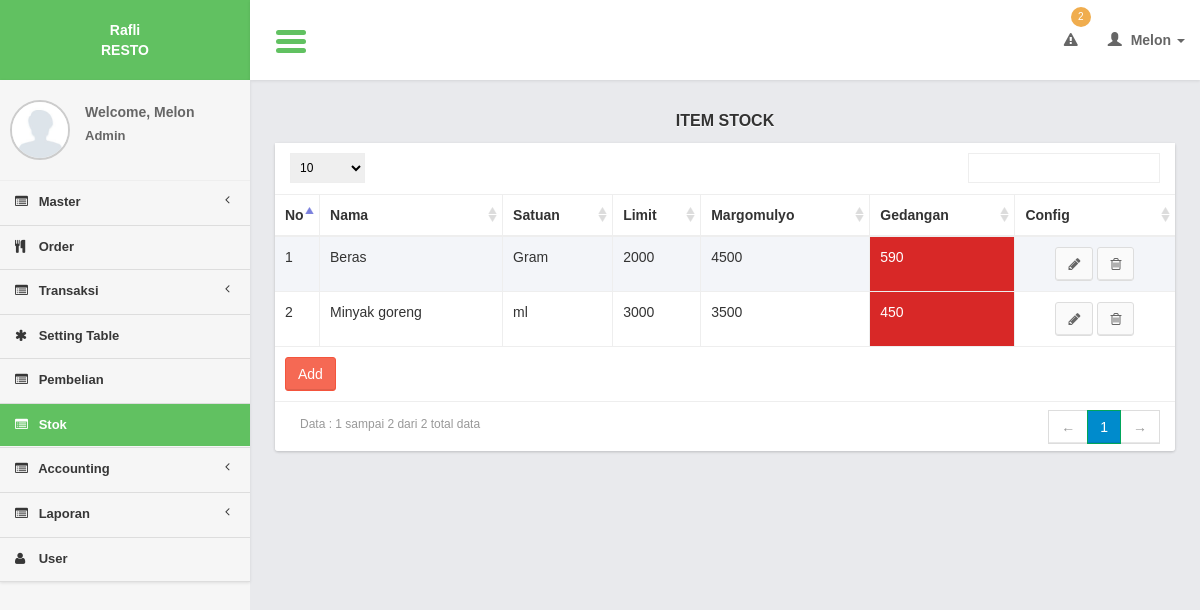
Page /controllers/stock.php (signed in) on the committed database.
### tables this page shows
CREATE TABLE `branches` (
  `branch_id` int(11) NOT NULL,
  `branch_name` varchar(200) NOT NULL,
  `branch_img` text NOT NULL,
  `branch_desc` text NOT NULL,
  `branch_address` text NOT NULL,
  `branch_phone` varchar(100) NOT NULL,
  `branch_city` varchar(100) NOT NULL,
  `branch_type_id` int(11) NOT NULL
);

CREATE TABLE `items` (
  `item_id` int(11) NOT NULL,
  `item_name` varchar(100) NOT NULL,
  `unit_id` int(11) NOT NULL,
  `item_limit` int(11) NOT NULL
);

CREATE TABLE `units` (
  `unit_id` int(11) NOT NULL,
  `unit_name` varchar(20) NOT NULL
);

CREATE TABLE `item_stocks` (
  `item_stock_id` int(11) NOT NULL,
  `item_id` int(11) NOT NULL,
  `item_stock_qty` int(11) NOT NULL,
  `branch_id` int(11) NOT NULL
);

### lib/function.php (called while the page is built, shortened)
<?php
function get_header($title = ""){
	include '../views/layout/header.php';
}
function get_footer($query_find = 0){
	include '../views/layout/footer.php';
}
function get_user_data(){
	$query_user = mysql_query("select * from users where user_id = '".$_SESSION['user_id']."'");
	$row_user = mysql_fetch_object($query_user);
	$name = ucfirst($row_user->user_name);
	switch($row_user->user_type_id){
		case 1: $type = "Admin"; break;
	}
	$user_img = $row_user->user_img;
	return array($name, $type, $user_img);
}
	?>

### models/stock_model.php (called while the page is built, shortened)
<?php
function select(){
	$query = mysql_query("select a.*,  c.unit_name
							from items a
							join units c on c.unit_id = a.unit_id
							order by item_id");
	return $query;
}
function select_branch($where){
	$query = mysql_query("select * from branches $where order by branch_id");
	return $query;
}
function get_stock($item_id, $branch_id){
	$query = mysql_query("select item_stock_qty as result from item_stocks where item_id = '$item_id' and branch_id = '$branch_id'");
	$row = mysql_fetch_array($query);
	$result = ($row['result']) ? $row['result'] : "0";
	return $result;
}
?>

### views/stock/list.php (the view, shortened to what this page needs)
     <section class="content">
         <div class="row">
             <div class="col-xs-12">
                  <div class="title_page"> <?= $title ?></div>
                 <div class="box">
                     <div class="box-body2 table-responsive">
                         <table id="example1" class="table table-bordered table-striped">
                             <thead>
                                 <tr>
                                 	<th width="5%">No</th>
                                     <th>Nama</th>
                                     <th>Satuan</th>
                                     <th>Limit</th>
                                     <?php
                                    	while($r_branch = mysql_fetch_array($q_branch)){
	?>
                                     <th><?= $r_branch['branch_name']?></th>
                                   	<?php
	}
	?>
                                     <th>Config</th>
                                 </tr>
                             </thead>
                             <tbody>
                                 <?php
                                $no = 1;
  while($row = mysql_fetch_array($query)){
                                 ?>
                                 <tr>
                                 <td><?= $no?></td>
                                     <td><?= $row['item_name']?></td>
                                     <td><?= $row['unit_name']?></td>
                                    <td><?= $row['item_limit']?></td>
                                     <?php
	$count_branch = 0;
	$q_branch2 = mysql_query("select * from branches $where_branch order by branch_id");
                                    	while($r_branch2 = mysql_fetch_array($q_branch2)){
	?>
                                     <td  <?php if(get_stock($row['item_id'], $r_branch2['branch_id']) <= $row['item_limit']){ ?> bgcolor="#D82827" style="color:#fff;"<?php  } ?>><?= get_stock($row['item_id'], $r_branch2['branch_id'])?></td>
                                   	<?php
	$count_branch++;
	}
	?>
                                   <td style="text-align:center;">
                                         <a href="stock.php?page=form&id=<?= $row['item_id']?>" class="btn btn-default" ><i class="fa fa-pencil"></i></a>
                                         <a href="javascript:void(0)" onclick="confirm_delete(<?= $row['item_id']; ?>,'stock.php?page=delete&id=')" class="btn btn-default" ><i class="fa fa-trash-o"></i></a>
                                     </td>
                                 </tr>
                                 <?php
$no++;
                                 }
                                 ?>
                             </tbody>
                               <tfoot>
                                 <tr>
                                     <td colspan="<?php $col = $count_branch + 5; echo $col; ?>"><a href="<?= $add_button ?>" class="btn btn-danger " >Add</a></td>
                                 </tr>
                             </tfoot>
                         </table>
                     </div>
                 </div>
             </div>
         </div>
     </section>

### css/AdminLTE.css (style rules this page uses)
html { font-family: 'Source Sans Pro', sans-serif; -webkit-font-smoothing: antialiased; min-height: 100%; background: #E9EAED; }
body { font-family: 'Source Sans Pro', sans-serif; -webkit-font-smoothing: antialiased; min-height: 100%; }
a { color: #3c8dbc; }
.content { padding: 30px 10px; }
.table-striped > tbody > tr:nth-child(odd), .table-striped > tbody > tr:nth-child(odd) { background:#F3F5F9; }
.box { position: relative; margin-bottom: 20px; -webkit-border-radius: 3px; -moz-border-radius: 3px; border-radius: 3px !important; width: 100%; background:#fff; box-shadow: 0 1px 3px rgba(0, 0, 0, 0.1); }
.box .box-body2 { background:#fff; -webkit-border-top-left-radius: 0; -webkit-border-top-right-radius: 0; -webkit-border-bottom-right-radius: 3px; -webkit-border-bottom-left-radius: 3px; -moz-border-radius-topleft: 0; -moz-border-radius-topright: 0; -moz-border-radius-bottomright: 3px; -moz-border-radius-bottomleft: 3px; border-top-left-radius: 0; border-top-right-radius: 0; border-bottom-right-radius: 3px; border-bottom-left-radius: 3px; box-shadow: 0 1px 3px rgba(0, 0, 0, 0.1); }
.btn { font-weight: 500; -webkit-border-radius: 3px; -moz-border-radius: 3px; border-radius: 3px; border: 1px solid transparent; -webkit-box-shadow: inset 0px -2px 0px 0px rgba(0, 0, 0, 0.09); -moz-box-shadow: inset 0px -2px 0px 0px rgba(0, 0, 0, 0.09); box-shadow: inset 0px -1px 0px 0px rgba(0, 0, 0, 0.09); }
.btn.btn-default { background-color: #fafafa; color: #666; border-color: #ddd; border-bottom-color: #ddd; }
.btn.btn-danger { background-color: #f56954; border-color: #f4543c; }
.title_page { font-size:medium; text-align:center; font-weight:bold; margin-bottom:10px; text-shadow: 0 1px 1px #ffffff; text-transform:uppercase; }

### css/tooltip/tooltip-classic.css (style rules this page uses)
html, body { margin:0; height:100%; }

### rows in the picture
branches: branch_name "Margomulyo"
branches: branch_name "Gedangan"
items: item_name "Beras", unit.unit_name "Gram", item_limit "2000", item_id.item_stock_qty "4500", item_id.item_stock_qty "590"
items: item_name "Minyak goreng", unit.unit_name "ml", item_limit "3000", item_id.item_stock_qty "3500", item_id.item_stock_qty "450"

### other values in the picture
count_stock_limit() "2"
$user_data[0] "Melon"
$user_data[1] "Admin"
$title "ITEM STOCK"
